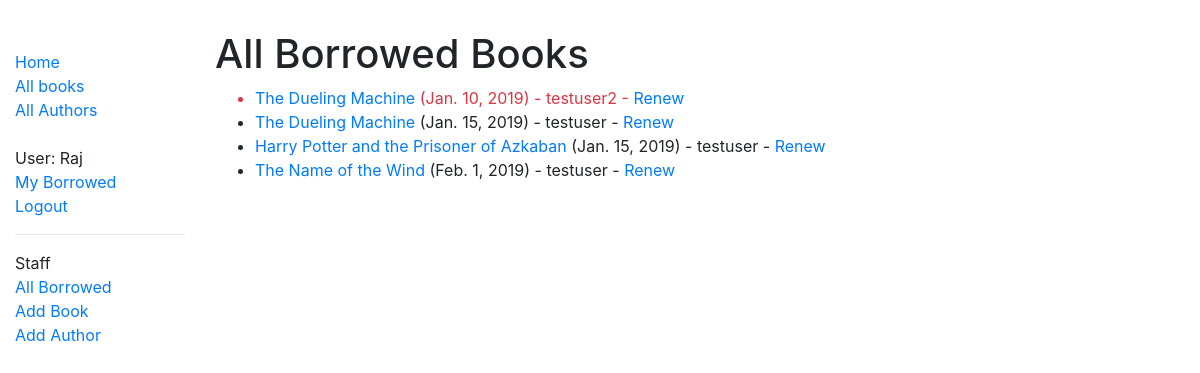
Page /catalog/borrowed/ (signed in) on the committed database.
### catalog/models.py (models this page shows, shortened)
class BookInstance(models.Model):
    id = models.UUIDField(primary_key=True, default=uuid.uuid4, help_text='Unique ID for this particular book across whole library')
    book = models.ForeignKey('Book', on_delete=models.SET_NULL, null=True)
    imprint = models.CharField(max_length=200)
    due_back = models.DateField(null=True, blank=True)
    borrower = models.ForeignKey(User, on_delete=models.SET_NULL, null=True, blank=True)
    LOAN_STATUS = (
        ('m', 'Maintenance'),
        ('o', 'On loan'),
        ('a', 'Available'),
        ('r', 'Reserved')
    )
    status = models.CharField(
        max_length=1,
        choices=LOAN_STATUS,
        blank=True,
        default='m',
        help_text='Book availability'
    )
    class Meta:
        ordering = ['due_back']
        permissions = (
            ("can_mark_returned", "Set book as returned"),
        )
    @property
    def is_overdue(self):
        if self.due_back and date.today() > self.due_back:
            return True
        return False

class Book(models.Model):
    title = models.CharField(max_length=200)
    author = models.ForeignKey('Author', on_delete=models.SET_NULL, null=True)
    summary = models.TextField(max_length=1000, help_text='Enter a brief description of the book')
    language = models.ForeignKey('Language', on_delete=models.SET_NULL, null=True)
    isbn = models.CharField('ISBN', max_length=13, help_text='13 Character <a href="https://www.isbn-international.org/content/what-isbn">ISBN number</a>')
    genre = models.ManyToManyField(Genre, help_text='Select a genre for this book')
    def display_genre(self):
        return ', '.join(genre.name for genre in self.genre.all()[:3])
    display_genre.short_description = 'Genre'

### catalog/views.py (the view)
# urls.py: path('borrowed/', AllBooksListView.as_view(), name='borrowed'),
class AllBooksListView(PermissionRequiredMixin, generic.ListView):
    model = BookInstance
    template_name = 'catalog/all_borrowed.html'
    permission_required = (
        'catalog.can_mark_returned',
        'is_staff'
    )
    def has_permission(self):
        user = self.request.user
        return user.has_perm('catalog.can_mark_returned')
    def get_queryset(self):
        return BookInstance.objects.filter(status__exact='o').order_by('due_back')

### catalog/templates/catalog/all_borrowed.html
{% extends "base_generic.html" %}
{% block content %}
{% if perms.catalog.can_mark_returned %}
<h1>All Borrowed Books</h1>
  {% if bookinstance_list %}
    <ul>
      {% for bookinst in bookinstance_list %}
        <li class="{% if bookinst.is_overdue %} text-danger {% endif %}">
          <a href="{% url 'book-detail' bookinst.book.pk %}">{{ bookinst.book.title }}</a> ({{ bookinst.due_back }}) - {{ bookinst.borrower }} {% if perms.catalog.can_mark_returned %}- <a href="{% url 'renew-book-librarian' bookinst.id %}">Renew</a>  {% endif %}
        </li>
      {% endfor %}
    </ul>
  {% else %}
    <p>There are no borrowed</p>
  {% endif %}
{% endif %}
{% endblock %}

### catalog/templates/base_generic.html (shortened to what this page needs)
<!DOCTYPE html>
<html lang="en">
<head>
  <link rel="stylesheet" href="https://stackpath.bootstrapcdn.com/bootstrap/4.1.3/css/bootstrap.min.css"
>
  {% load static %}
  <link rel="stylesheet" href="{% static 'css/styles.css' %}">
</head>
<body>
<div class="container-fluid" style="padding-top: 30px">
  <div class="row">
    <div class="col-sm-2">
      {% block sidebar %}
      <ul class="sidebar-nav">
        <li><a href="{% url 'index' %}">Home</a></li>
        <li><a href="{% url 'books' %}">All books</a></li>
        <li><a href="{% url 'authors' %}">All Authors</a></li>
        <br>
        {% if user.is_authenticated %}
          <li>User: {{ user.get_username|title }}</li>
          <li><a href="{% url 'my-borrowed' %}">My Borrowed</a></li>
          <li><a href="{% url 'logout' %}?next={{request.path}}">Logout</a></li>
        {% else %}
          <li><a href="{% url 'login' %}?next={{request.path}}">Login</a></li>
        {% endif %}
        {% endblock %}
        {% if user.is_staff %}
        <hr>
        Staff
          <li><a href="{% url 'borrowed' %}">All Borrowed</a></li>
          <li><a href="{% url 'book_create' %}">Add Book</a></li>
          <li><a href="{% url 'author_create' %}">Add Author</a></li>
        {% endif %}
      </ul>
    </div>
    <div class="col-sm-10">{% block content %}{% endblock %}</div>
  </div>
</div>
</body>
</html>

### catalog/static/css/styles.css (style rules this page uses)
.sidebar-nav { margin-top: 20px; padding: 0; list-style: none; }

### rows in the picture
BookInstance: book "The Dueling Machine", due_back "Jan. 10, 2019", borrower "testuser2"
BookInstance: book "The Dueling Machine", due_back "Jan. 15, 2019", borrower "testuser"
BookInstance: book "Harry Potter and the Prisoner of Azkaban", due_back "Jan. 15, 2019", borrower "testuser"
BookInstance: book "The Name of the Wind", due_back "Feb. 1, 2019", borrower "testuser"

### other values in the picture
{{ user.get_username|title }} "Raj"
